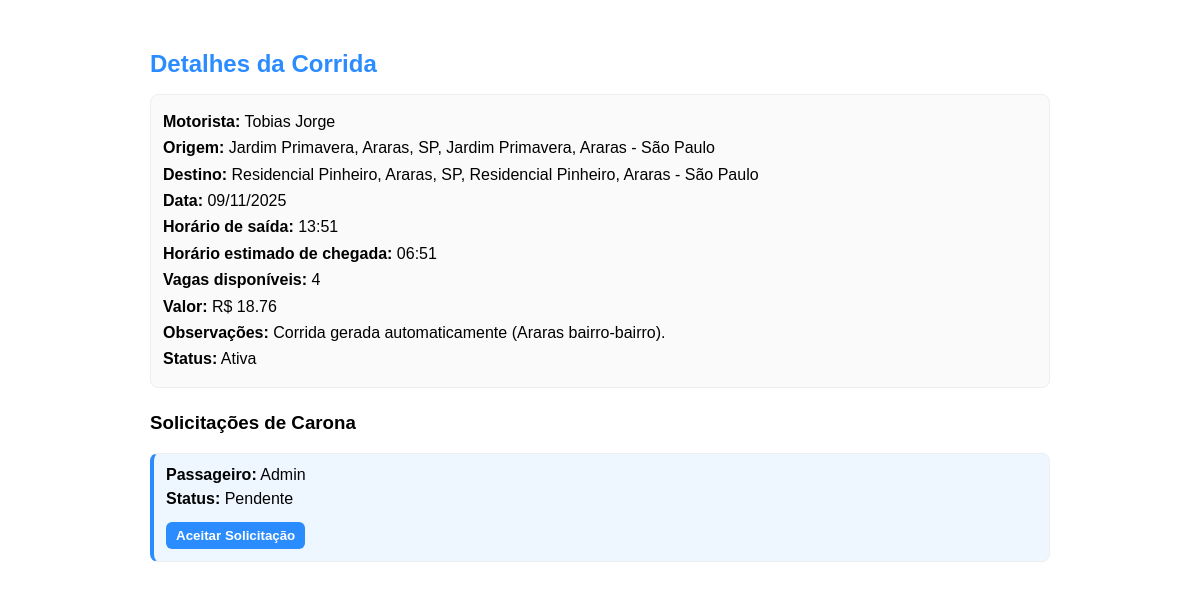
The app's page /corrida/68/ (signed in) with its own data.
### corrida/models.py (models this page shows, shortened)
class Corrida(models.Model):
    STATUS_CHOICES = [
        ('ativa', 'Ativa'),
        ('cancelada', 'Cancelada'),
    ]
    motorista = models.ForeignKey(
        settings.AUTH_USER_MODEL,
        on_delete=models.CASCADE,
        related_name='corridas_motorista'
    )
    origem = models.CharField(max_length=100)
    bairro_origem = models.CharField(max_length=50, blank=True, null=True)
    cidade_origem = models.CharField(max_length=50, blank=True, null=True)
    estado_origem = models.CharField(max_length=50, blank=True, null=True)
    cep_origem = models.CharField(max_length=10, blank=True, null=True)
    destino = models.CharField(max_length=100)
    bairro_destino = models.CharField(max_length=50, blank=True, null=True)
    cidade_destino = models.CharField(max_length=50, blank=True, null=True)
    estado_destino = models.CharField(max_length=50, blank=True, null=True)
    cep_destino = models.CharField(max_length=10, blank=True, null=True)
    data = models.DateField(null=True, blank=True)
    horario_saida = models.TimeField(null=True, blank=True)
    horario_chegada = models.TimeField(null=True, blank=True)
    vagas_disponiveis = models.PositiveIntegerField(default=1)
    valor = models.DecimalField(max_digits=8, decimal_places=2, null=True, blank=True)
    observacoes = models.TextField(blank=True, null=True)
    status = models.CharField(max_length=10, choices=STATUS_CHOICES, default='ativa')
    origem_lat = models.FloatField(null=True, blank=True)
    origem_lon = models.FloatField(null=True, blank=True)
    destino_lat = models.FloatField(null=True, blank=True)
    destino_lon = models.FloatField(null=True, blank=True)
    rota = models.JSONField(default=list, blank=True)
    distancia_m = models.FloatField(null=True, blank=True)
    pontos_count = models.PositiveIntegerField(default=0)
    bbox_min_lat = models.FloatField(null=True, blank=True)
    bbox_max_lat = models.FloatField(null=True, blank=True)
    bbox_min_lon = models.FloatField(null=True, blank=True)
    bbox_max_lon = models.FloatField(null=True, blank=True)
    criado_em = models.DateTimeField(auto_now_add=True)
    atualizado_em = models.DateTimeField(auto_now=True)

class SolicitacaoCarona(models.Model):
    STATUS_PENDENTE = 'PENDENTE'
    STATUS_ACEITA = 'ACEITA'
    STATUS_RECUSADA = 'RECUSADA'
    STATUS_CANCELADA = 'CANCELADA'
    STATUS_CHOICES = [
        (STATUS_PENDENTE, 'Pendente'),
        (STATUS_ACEITA, 'Aceita'),
        (STATUS_RECUSADA, 'Recusada'),
        (STATUS_CANCELADA, 'Cancelada'),
    ]
    corrida = models.ForeignKey('Corrida', on_delete=models.CASCADE, related_name='solicitacoes')
    passageiro = models.ForeignKey(settings.AUTH_USER_MODEL, on_delete=models.CASCADE, related_name='solicitacoes')
    data_solicitacao = models.DateTimeField(auto_now_add=True)
    status = models.CharField(max_length=10, choices=STATUS_CHOICES, default=STATUS_PENDENTE)
    class Meta:
        unique_together = ('corrida', 'passageiro')
        indexes = [
            models.Index(fields=['corrida', 'status']),
        ]

### usuarios/models.py (models this page shows, shortened)
class Usuario(AbstractBaseUser, PermissionsMixin):
    MOTORISTA = 'motorista'
    PASSAGEIRO = 'passageiro'
    ADMIN = 'admin'
    TIPO_CHOICES = [
        (PASSAGEIRO, 'Passageiro'),
        (MOTORISTA, 'Motorista'),
        (ADMIN, 'Administrador'),
    ]
    email = models.EmailField(unique=True)
    nome = models.CharField(max_length=100)
    telefone = models.CharField(max_length=20, blank=True)
    tipo_usuario = models.CharField(
        max_length=20,
        choices=TIPO_CHOICES,
        default=PASSAGEIRO,
        verbose_name='Tipo de Conta'
    )
    is_active = models.BooleanField(default=True)
    is_staff = models.BooleanField(default=False)
    date_joined = models.DateTimeField(default=timezone.now)
    objects = UsuarioManager()
    USERNAME_FIELD = 'email'  # Campo usado para login
    REQUIRED_FIELDS = ['nome']  # Campos obrigatórios na criação de superusuário

### corrida/views.py (the view)
# urls.py: path('<int:pk>/', views.detalhe_corrida, name='detalhe'),
def detalhe_corrida(request, pk):
    corrida = get_object_or_404(Corrida, id=pk)
    return render(request, 'corrida/detalhe_corrida.html', {'corrida': corrida})

### corrida/templates/corrida/detalhe_corrida.html (shortened to what this page needs)
{% extends "base.html" %}
{% load static %}
{% block content %}
<div class="corrida-detalhe-page">
  <h2>Detalhes da Corrida</h2>
  <div class="corrida-info">
    <p><strong>Motorista:</strong> {{ corrida.motorista.nome }}</p>
    <p><strong>Origem:</strong> {{ corrida.origem }}{% if corrida.bairro_origem %}, {{ corrida.bairro_origem }}{% endif %}, {{ corrida.cidade_origem }} - {{ corrida.estado_origem }}</p>
    <p><strong>Destino:</strong> {{ corrida.destino }}{% if corrida.bairro_destino %}, {{ corrida.bairro_destino }}{% endif %}, {{ corrida.cidade_destino }} - {{ corrida.estado_destino }}</p>
    <p><strong>Data:</strong> {{ corrida.data|date:"d/m/Y" }}</p>
    <p><strong>Horário de saída:</strong> {{ corrida.horario_saida|time:"H:i" }}</p>
    <p><strong>Horário estimado de chegada:</strong> {{ corrida.horario_chegada|time:"H:i" }}</p>
    <p><strong>Vagas disponíveis:</strong> {{ corrida.vagas_disponiveis }}</p>
    <p><strong>Valor:</strong> R$ {{ corrida.valor }}</p>
    {% if corrida.observacoes %}
      <p><strong>Observações:</strong> {{ corrida.observacoes }}</p>
    {% endif %}
    <p><strong>Status:</strong> {{ corrida.get_status_display }}</p>
  </div>
  {% if user == corrida.motorista %}
    <h3>Solicitações de Carona</h3>
    <div class="solicitacoes-list">
      {% for s in corrida.solicitacoes.all %}
        <div class="solicitacao-item {% if s.status == 'PENDENTE' %}pendente{% elif s.status == 'ACEITA' %}aceita{% else %}outros{% endif %}"
             data-status="{{ s.status }}">
          <p><strong>Passageiro:</strong> {{ s.passageiro.nome }}</p>
          <p><strong>Status:</strong> {{ s.get_status_display }}</p>
          {% if s.status == 'PENDENTE' %}
            <button class="btn-aceitar"
                    data-corrida="{{ corrida.id }}"
                    data-solicitacao="{{ s.id }}">
              Aceitar Solicitação
            </button>
          {% endif %}
        </div>
      {% empty %}
        <p>Não há solicitações para esta corrida.</p>
      {% endfor %}
    </div>
  {% endif %}
</div>
<link rel="stylesheet" href="{% static 'corrida/css/detalhe_corrida.css' %}">
{% endblock %}

### corrida/static/corrida/css/detalhe_corrida.css (style rules this page uses)
.corrida-detalhe-page { max-width: 900px; margin: 18px auto; padding: 12px; font-family: Arial, sans-serif; }
.corrida-detalhe-page h2 { margin-bottom: 16px; color: #2b8cff; }
.corrida-info { background: #fafafa; border: 1px solid #eee; border-radius: 8px; padding: 12px; margin-bottom: 24px; }
.corrida-info p { margin: 4px 0; line-height: 1.4; }
.solicitacoes-list { display: flex; flex-direction: column; gap: 12px; }
.solicitacao-item { padding: 12px; border-radius: 8px; border: 1px solid #eee; background: #fafafa; display: flex; flex-direction: column; gap: 6px; }
.solicitacao-item.pendente { border-left: 4px solid #2b8cff; background: #eef7ff; }
.solicitacao-item p { margin: 0; }
.btn-aceitar { background: #2b8cff; color: white; padding: 6px 10px; border-radius: 6px; border: none; cursor: pointer; font-weight: 600; margin-top: 8px; align-self: flex-start; transition: background 0.2s; }

### records on screen
Corrida: motorista.nome "Tobias Jorge", origem "Jardim Primavera, Araras, SP", bairro_origem "Jardim Primavera", cidade_origem "Araras", estado_origem "São Paulo", destino "Residencial Pinheiro, Araras, SP", bairro_destino "Residencial Pinheiro", cidade_destino "Araras", estado_destino "São Paulo", data "09/11/2025", horario_saida "13:51", horario_chegada "06:51", vagas_disponiveis "4", valor "18.76", observacoes "Corrida gerada automaticamente (Araras bairro-bairro).", status "Ativa"
SolicitacaoCarona: passageiro.nome "Admin", status "Pendente"
